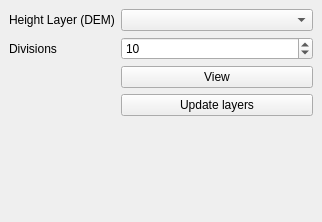
<?xml version="1.0" encoding="UTF-8"?>
<ui version="4.0">
 <class>DemViewerDockWidgetBase</class>
 <widget class="QDockWidget" name="DemViewerDockWidgetBase">
  <property name="geometry">
   <rect>
    <x>0</x>
    <y>0</y>
    <width>322</width>
    <height>222</height>
   </rect>
  </property>
  <property name="windowTitle">
   <string>DemViewer</string>
  </property>
  <widget class="QWidget" name="dockWidgetContents">
   <layout class="QFormLayout" name="formLayout">
    <property name="fieldGrowthPolicy">
     <enum>QFormLayout::AllNonFixedFieldsGrow</enum>
    </property>
    <item row="0" column="0">
     <widget class="QLabel" name="label">
      <property name="text">
       <string>Height Layer (DEM)</string>
      </property>
     </widget>
    </item>
    <item row="0" column="1">
     <widget class="QComboBox" name="heightLayerBox"/>
    </item>
    <item row="1" column="0">
     <widget class="QLabel" name="label_3">
      <property name="text">
       <string>Divisions</string>
      </property>
     </widget>
    </item>
    <item row="1" column="1">
     <widget class="QSpinBox" name="precisionBox">
      <property name="minimum">
       <number>1</number>
      </property>
      <property name="maximum">
       <number>1000</number>
      </property>
      <property name="value">
       <number>10</number>
      </property>
     </widget>
    </item>
    <item row="2" column="1">
     <widget class="QPushButton" name="viewButton">
      <property name="text">
       <string>View</string>
      </property>
     </widget>
    </item>
    <item row="3" column="1">
     <widget class="QPushButton" name="updateLayersBtn">
      <property name="text">
       <string>Update layers</string>
      </property>
     </widget>
    </item>
   </layout>
  </widget>
 </widget>
 <resources/>
 <connections/>
</ui>
